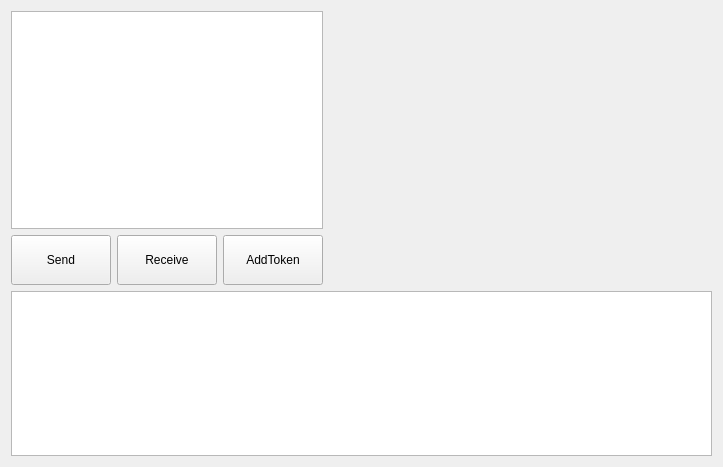
<?xml version="1.0" encoding="UTF-8"?>
<ui version="4.0">
 <class>LSRToken</class>
 <widget class="QWidget" name="LSRToken">
  <property name="geometry">
   <rect>
    <x>0</x>
    <y>0</y>
    <width>723</width>
    <height>467</height>
   </rect>
  </property>
  <property name="windowTitle">
   <string>Form</string>
  </property>
  <layout class="QVBoxLayout" name="verticalLayout_2" stretch="5,3">
   <item>
    <layout class="QHBoxLayout" name="horizontalLayout" stretch="2,3">
     <item>
      <layout class="QVBoxLayout" name="verticalLayout_3">
       <item>
        <widget class="QListView" name="tokensList">
         <property name="styleSheet">
          <string notr="true"/>
         </property>
        </widget>
       </item>
       <item>
        <layout class="QHBoxLayout" name="horizontalLayout_2">
         <item>
          <widget class="QToolButton" name="sendButton">
           <property name="sizePolicy">
            <sizepolicy hsizetype="Expanding" vsizetype="Fixed">
             <horstretch>0</horstretch>
             <verstretch>0</verstretch>
            </sizepolicy>
           </property>
           <property name="minimumSize">
            <size>
             <width>100</width>
             <height>50</height>
            </size>
           </property>
           <property name="text">
            <string>Send</string>
           </property>
          </widget>
         </item>
         <item>
          <widget class="QToolButton" name="receiveButton">
           <property name="sizePolicy">
            <sizepolicy hsizetype="Expanding" vsizetype="Fixed">
             <horstretch>0</horstretch>
             <verstretch>0</verstretch>
            </sizepolicy>
           </property>
           <property name="minimumSize">
            <size>
             <width>100</width>
             <height>50</height>
            </size>
           </property>
           <property name="text">
            <string>Receive</string>
           </property>
          </widget>
         </item>
         <item>
          <widget class="QToolButton" name="addTokenButton">
           <property name="sizePolicy">
            <sizepolicy hsizetype="Expanding" vsizetype="Fixed">
             <horstretch>0</horstretch>
             <verstretch>0</verstretch>
            </sizepolicy>
           </property>
           <property name="minimumSize">
            <size>
             <width>100</width>
             <height>50</height>
            </size>
           </property>
           <property name="text">
            <string>AddToken</string>
           </property>
          </widget>
         </item>
        </layout>
       </item>
      </layout>
     </item>
     <item>
      <widget class="QStackedWidget" name="stackedWidget"/>
     </item>
    </layout>
   </item>
   <item>
    <layout class="QVBoxLayout" name="verticalLayout">
     <item>
      <widget class="QTableView" name="transactionTable"/>
     </item>
    </layout>
   </item>
  </layout>
 </widget>
 <resources/>
 <connections/>
</ui>
